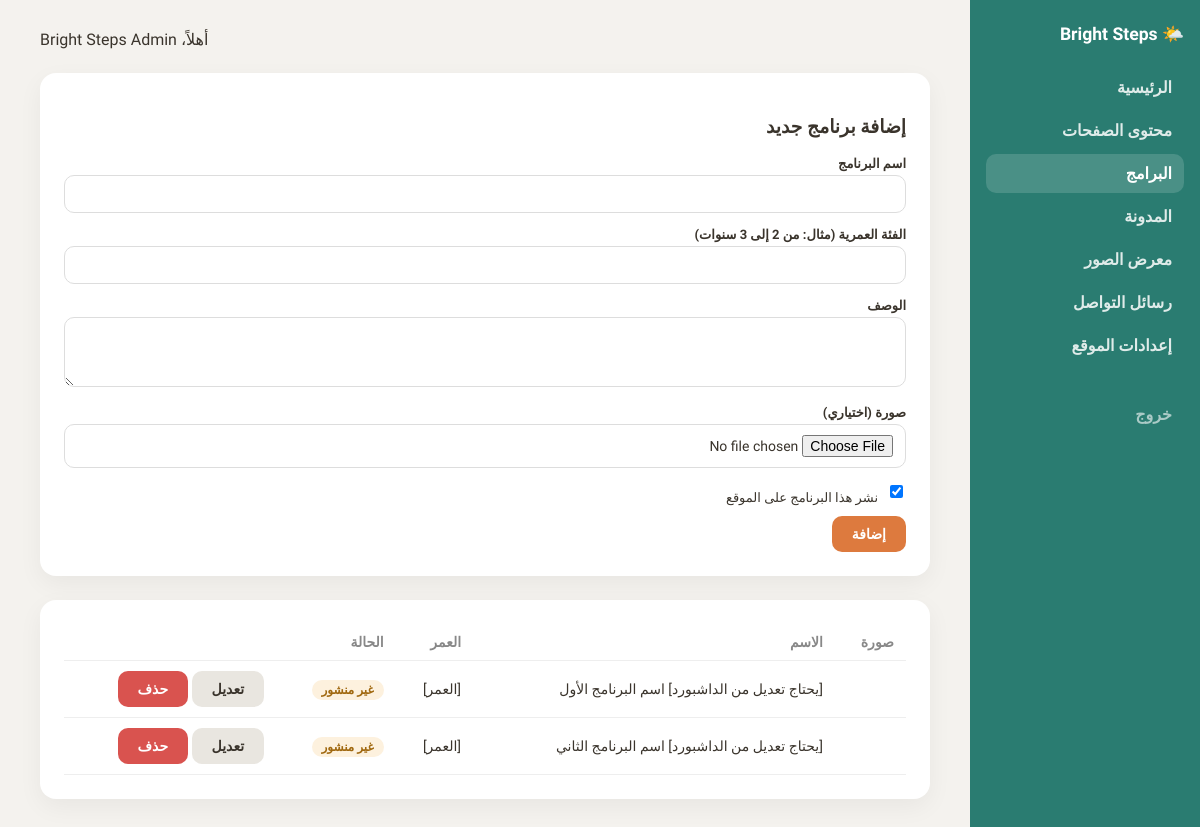
The page /admin/programs.php (signed in) on the database its author committed.
### tables this page shows
CREATE TABLE IF NOT EXISTS programs (
    id INT AUTO_INCREMENT PRIMARY KEY,
    title VARCHAR(160) NOT NULL,
    age_range VARCHAR(100) DEFAULT NULL,
    description TEXT,
    image VARCHAR(255) DEFAULT NULL,
    sort_order INT DEFAULT 0,
    is_published TINYINT(1) DEFAULT 1,
    created_at DATETIME DEFAULT CURRENT_TIMESTAMP
);

### includes/functions.php (called while the page is built, shortened)
<?php
function h($str) {
    return htmlspecialchars($str ?? '', ENT_QUOTES, 'UTF-8');
}

### public/admin/programs.php (the view, shortened to what this page needs)
<?php
require __DIR__ . '/includes/layout_top.php';
$db = get_db();
$editing = null;
$programs = $db->query("SELECT * FROM programs ORDER BY sort_order")->fetchAll();
?>
<div class="card">
  <h3><?= $editing ? 'تعديل برنامج' : 'إضافة برنامج جديد' ?></h3>
  <form method="post" enctype="multipart/form-data">
    <label>اسم البرنامج</label>
    <input type="text" name="title" value="<?= h($editing['title'] ?? '') ?>" required>
    <label>الفئة العمرية (مثال: من 2 إلى 3 سنوات)</label>
    <input type="text" name="age_range" value="<?= h($editing['age_range'] ?? '') ?>">
    <label>الوصف</label>
    <textarea name="description" rows="3"><?= h($editing['description'] ?? '') ?></textarea>
    <label>صورة (اختياري)</label>
    <input type="file" name="image" accept="image/*">
    <label style="display:flex;align-items:center;gap:8px;font-weight:400">
      <input type="checkbox" name="is_published" style="width:auto" <?= (!$editing || $editing['is_published']) ? 'checked':'' ?>> نشر هذا البرنامج على الموقع
    </label>
    <button type="submit" class="btn"><?= $editing ? 'حفظ التعديل' : 'إضافة' ?></button>
  </form>
</div>
<div class="card">
  <table>
    <tr><th>صورة</th><th>الاسم</th><th>العمر</th><th>الحالة</th><th></th></tr>
    <?php foreach ($programs as $p): ?>
      <tr>
        <td><?php if ($p['image']): ?><img class="thumb" src="/uploads/<?= h($p['image']) ?>"><?php endif; ?></td>
        <td><?= h($p['title']) ?></td>
        <td><?= h($p['age_range']) ?></td>
        <td><span class="badge <?= $p['is_published']?'pub':'draft' ?>"><?= $p['is_published']?'منشور':'غير منشور' ?></span></td>
        <td>
          <a href="?edit=<?= $p['id'] ?>" class="btn secondary">تعديل</a>
          <a href="?delete=<?= $p['id'] ?>" class="btn danger" onclick="return confirm('تأكيد الحذف؟')">حذف</a>
        </td>
      </tr>
    <?php endforeach; ?>
  </table>
</div>
<?php require __DIR__ . '/includes/layout_bottom.php'; ?>

### public/admin/includes/layout_top.php (style rules this page uses)
:root { --teal:#3F9C90;--teal-dark:#2A7C71;--orange:#DD7A3E;--yellow:#F0A93B;--pink:#F0A79E;--cream:#FBEFE2;--ink:#3A342C; }
* { box-sizing:border-box }
body { margin:0;font-family:'Tajawal',sans-serif;direction:rtl;background:#F4F2EE;color:var(--ink) }
.card { background:#fff;border-radius:16px;padding:24px;box-shadow:0 8px 24px rgba(0,0,0,.05);margin-bottom:24px }
table { width:100%;border-collapse:collapse }
th,td { padding:10px 12px;text-align:right;border-bottom:1px solid #eee;font-size:14px }
th { color:#888;font-weight:700 }
.btn { display:inline-block;padding:10px 20px;border-radius:10px;background:var(--orange);color:#fff;border:none;font-weight:700;cursor:pointer;text-decoration:none;font-size:14px }
.btn.secondary { background:#e9e6e0;color:var(--ink) }
.btn.danger { background:#d9534f }
input,textarea,select { width:100%;padding:10px 12px;border:1px solid #ddd;border-radius:10px;font-family:inherit;margin-bottom:14px;font-size:14px }
label { font-weight:700;font-size:13px;display:block;margin-bottom:4px }
.badge { padding:3px 10px;border-radius:999px;font-size:12px;font-weight:700 }
.badge.draft { background:#fdf1de;color:#a0680f }

### rows shown on the page
programs: title "[يحتاج تعديل من الداشبورد] اسم البرنامج الأول", age_range "[العمر]", is_published "غير منشور"
programs: title "[يحتاج تعديل من الداشبورد] اسم البرنامج الثاني", age_range "[العمر]", is_published "غير منشور"

### other values the page prints
current_admin_name() "Bright Steps Admin"
